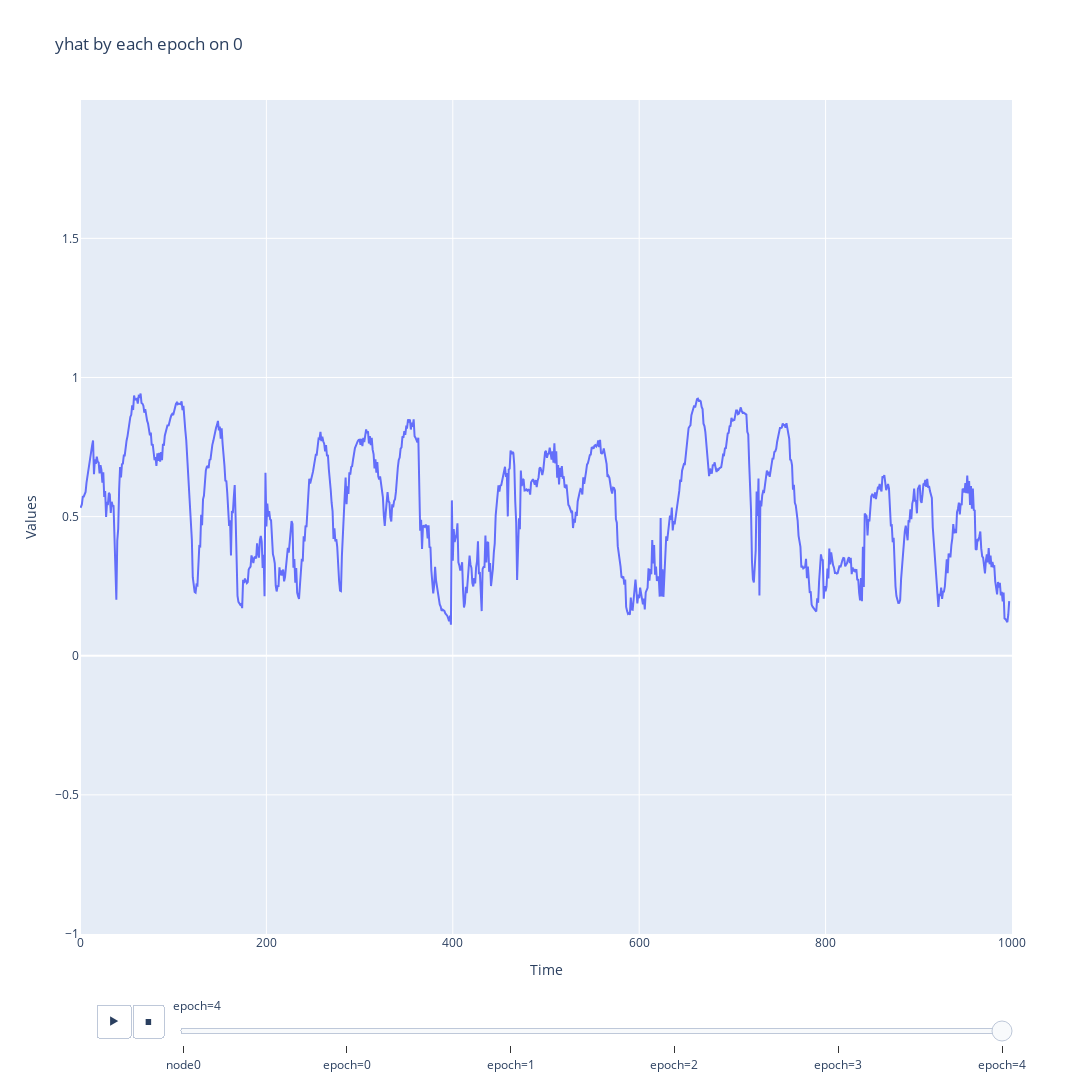

This figure's notebook cell:
### Code cell
figs[3]

### Figure 1 — Plotly figure (JSON) as saved in the notebook; plotly's stock layout.template omitted (floating-point values rounded to 4 significant figures; data arrays with more than 128 entries replaced by an {"elided": "..."} marker saying what was removed)
{"data": [{"hovertemplate": "first_part=epoch=4<br>Time=%{x}<br>value=%{y}<extra></extra>", "legendgroup": "", "line": {"color": "#636efa", "dash": "solid"}, "marker": {"symbol": "circle"}, "mode": "lines", "name": "", "orientation": "v", "showlegend": false, "type": "scatter", "x": {"elided": "998 int values"}, "xaxis": "x", "y": {"elided": "998 float values"}, "yaxis": "y"}], "layout": {"height": 1200, "legend": {"tracegroupgap": 0}, "sliders": [{"active": 5, "currentvalue": {"prefix": ""}, "len": 0.9, "pad": {"b": 10, "t": 60}, "steps": [{"args": [["node0"], {"frame": {"duration": 0, "redraw": false}, "fromcurrent": true, "mode": "immediate", "transition": {"duration": 0, "easing": "linear"}}], "label": "node0", "method": "animate"}, {"args": [["epoch=0"], {"frame": {"duration": 0, "redraw": false}, "fromcurrent": true, "mode": "immediate", "transition": {"duration": 0, "easing": "linear"}}], "label": "epoch=0", "method": "animate"}, {"args": [["epoch=1"], {"frame": {"duration": 0, "redraw": false}, "fromcurrent": true, "mode": "immediate", "transition": {"duration": 0, "easing": "linear"}}], "label": "epoch=1", "method": "animate"}, {"args": [["epoch=2"], {"frame": {"duration": 0, "redraw": false}, "fromcurrent": true, "mode": "immediate", "transition": {"duration": 0, "easing": "linear"}}], "label": "epoch=2", "method": "animate"}, {"args": [["epoch=3"], {"frame": {"duration": 0, "redraw": false}, "fromcurrent": true, "mode": "immediate", "transition": {"duration": 0, "easing": "linear"}}], "label": "epoch=3", "method": "animate"}, {"args": [["epoch=4"], {"frame": {"duration": 0, "redraw": false}, "fromcurrent": true, "mode": "immediate", "transition": {"duration": 0, "easing": "linear"}}], "label": "epoch=4", "method": "animate"}], "x": 0.1, "xanchor": "left", "y": 0, "yanchor": "top"}], "title": {"text": "yhat by each epoch on 0"}, "updatemenus": [{"active": 0, "buttons": [{"args": [null, {"frame": {"duration": 500, "redraw": false}, "fromcurrent": true, "mode": "immediate", "transition": {"duration": 500, "easing": "linear"}}], "label": "&#9654;", "method": "animate"}, {"args": [[null], {"frame": {"duration": 0, "redraw": false}, "fromcurrent": true, "mode": "immediate", "transition": {"duration": 0, "easing": "linear"}}], "label": "&#9724;", "method": "animate"}], "direction": "left", "pad": {"r": 10, "t": 70}, "showactive": false, "type": "buttons", "x": 0.1, "xanchor": "right", "y": 0, "yanchor": "top"}], "width": 2000, "xaxis": {"anchor": "y", "domain": [0, 1], "range": [0, 1000], "title": {"text": "Time"}, "type": "linear"}, "yaxis": {"anchor": "x", "domain": [0, 1], "range": [-1, 1.997], "title": {"text": "Values"}, "type": "linear"}}}
